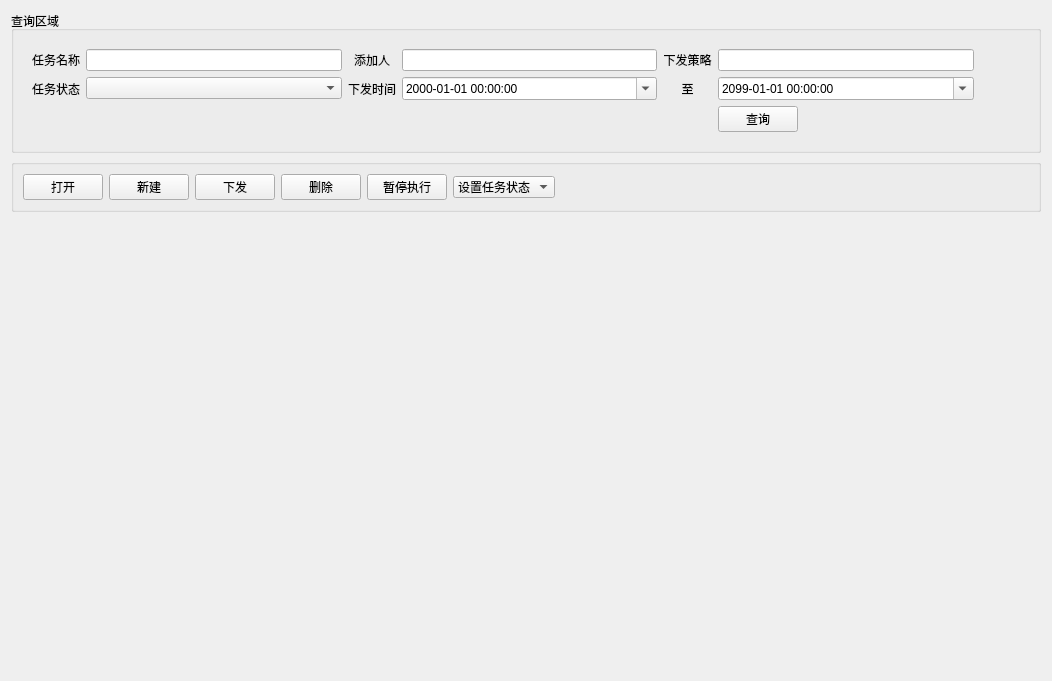
<?xml version="1.0" encoding="UTF-8"?>
<ui version="4.0">
 <class>DirUnstructWidget</class>
 <widget class="QWidget" name="DirUnstructWidget">
  <property name="geometry">
   <rect>
    <x>0</x>
    <y>0</y>
    <width>1052</width>
    <height>681</height>
   </rect>
  </property>
  <property name="windowTitle">
   <string>Form</string>
  </property>
  <property name="styleSheet">
   <string notr="true"/>
  </property>
  <layout class="QVBoxLayout" name="verticalLayout">
   <item>
    <widget class="QGroupBox" name="gb_select">
     <property name="title">
      <string>查询区域</string>
     </property>
     <layout class="QHBoxLayout" name="horizontalLayout_2">
      <item>
       <widget class="QWidget" name="w_folder" native="true">
        <layout class="QGridLayout" name="gridLayout">
         <item row="0" column="0">
          <widget class="QLabel" name="lab_taskName">
           <property name="text">
            <string>任务名称</string>
           </property>
           <property name="alignment">
            <set>Qt::AlignCenter</set>
           </property>
          </widget>
         </item>
         <item row="0" column="1">
          <widget class="QLineEdit" name="l_taskName"/>
         </item>
         <item row="0" column="2">
          <widget class="QLabel" name="lab_inserter">
           <property name="text">
            <string>添加人</string>
           </property>
           <property name="alignment">
            <set>Qt::AlignCenter</set>
           </property>
          </widget>
         </item>
         <item row="0" column="3">
          <widget class="QLineEdit" name="l_insertor"/>
         </item>
         <item row="0" column="4">
          <widget class="QLabel" name="lab_strategy">
           <property name="text">
            <string>下发策略</string>
           </property>
           <property name="alignment">
            <set>Qt::AlignCenter</set>
           </property>
          </widget>
         </item>
         <item row="0" column="5">
          <widget class="QLineEdit" name="l_strategy"/>
         </item>
         <item row="1" column="0">
          <widget class="QLabel" name="lab_taskState">
           <property name="text">
            <string>任务状态</string>
           </property>
           <property name="alignment">
            <set>Qt::AlignCenter</set>
           </property>
          </widget>
         </item>
         <item row="1" column="1">
          <widget class="ComboBox" name="cb_showState">
           <property name="maxVisibleItems">
            <number>100</number>
           </property>
           <property name="maxCount">
            <number>100</number>
           </property>
          </widget>
         </item>
         <item row="1" column="2">
          <widget class="QLabel" name="lab_sendTime">
           <property name="text">
            <string>下发时间</string>
           </property>
           <property name="alignment">
            <set>Qt::AlignCenter</set>
           </property>
          </widget>
         </item>
         <item row="1" column="3">
          <widget class="DateTimeEdit" name="dte_time_begin">
           <property name="displayFormat">
            <string>yyyy-MM-dd HH:mm:ss</string>
           </property>
           <property name="calendarPopup">
            <bool>true</bool>
           </property>
          </widget>
         </item>
         <item row="1" column="4">
          <widget class="QLabel" name="lab_between">
           <property name="text">
            <string>至</string>
           </property>
           <property name="alignment">
            <set>Qt::AlignCenter</set>
           </property>
          </widget>
         </item>
         <item row="1" column="5">
          <widget class="DateTimeEdit" name="dte_time_end">
           <property name="dateTime">
            <datetime>
             <hour>0</hour>
             <minute>0</minute>
             <second>0</second>
             <year>2099</year>
             <month>1</month>
             <day>1</day>
            </datetime>
           </property>
           <property name="displayFormat">
            <string>yyyy-MM-dd HH:mm:ss</string>
           </property>
           <property name="calendarPopup">
            <bool>true</bool>
           </property>
          </widget>
         </item>
         <item row="2" column="5">
          <widget class="QPushButton" name="btn_select">
           <property name="sizePolicy">
            <sizepolicy hsizetype="Fixed" vsizetype="Fixed">
             <horstretch>0</horstretch>
             <verstretch>0</verstretch>
            </sizepolicy>
           </property>
           <property name="text">
            <string>查询</string>
           </property>
          </widget>
         </item>
         <item row="2" column="6">
          <widget class="QPushButton" name="btn_folder">
           <property name="text">
            <string/>
           </property>
           <property name="icon">
            <iconset resource="../../../../common/ddmi.qrc">
             <normaloff>:/ddmi/unstruct/imgs/unexpand</normaloff>
             <normalon>:/ddmi/unstruct/imgs/expand</normalon>:/ddmi/unstruct/imgs/unexpand</iconset>
           </property>
           <property name="flat">
            <bool>true</bool>
           </property>
          </widget>
         </item>
        </layout>
       </widget>
      </item>
     </layout>
    </widget>
   </item>
   <item>
    <widget class="QGroupBox" name="gb_opera">
     <property name="title">
      <string/>
     </property>
     <layout class="QGridLayout" name="gridLayout_3">
      <item row="0" column="3">
       <widget class="QPushButton" name="btn_del">
        <property name="text">
         <string>删除</string>
        </property>
       </widget>
      </item>
      <item row="0" column="4">
       <widget class="QPushButton" name="btn_pause">
        <property name="text">
         <string>暂停执行</string>
        </property>
       </widget>
      </item>
      <item row="0" column="6">
       <spacer name="horizontalSpacer">
        <property name="orientation">
         <enum>Qt::Horizontal</enum>
        </property>
        <property name="sizeHint" stdset="0">
         <size>
          <width>40</width>
          <height>20</height>
         </size>
        </property>
       </spacer>
      </item>
      <item row="0" column="2">
       <widget class="QPushButton" name="btn_send">
        <property name="text">
         <string>下发</string>
        </property>
       </widget>
      </item>
      <item row="0" column="5">
       <widget class="ComboBox" name="cb_setState">
        <property name="sizePolicy">
         <sizepolicy hsizetype="Maximum" vsizetype="Fixed">
          <horstretch>0</horstretch>
          <verstretch>0</verstretch>
         </sizepolicy>
        </property>
        <property name="maximumSize">
         <size>
          <width>200</width>
          <height>16777215</height>
         </size>
        </property>
        <item>
         <property name="text">
          <string>设置任务状态</string>
         </property>
        </item>
       </widget>
      </item>
      <item row="0" column="0">
       <widget class="QPushButton" name="btn_open">
        <property name="styleSheet">
         <string notr="true"/>
        </property>
        <property name="text">
         <string>打开</string>
        </property>
       </widget>
      </item>
      <item row="0" column="1">
       <widget class="QPushButton" name="btn_new">
        <property name="text">
         <string>新建</string>
        </property>
       </widget>
      </item>
     </layout>
    </widget>
   </item>
   <item>
    <widget class="PageTableWidget" name="tw_content" native="true">
     <property name="sizePolicy">
      <sizepolicy hsizetype="Expanding" vsizetype="Expanding">
       <horstretch>0</horstretch>
       <verstretch>0</verstretch>
      </sizepolicy>
     </property>
    </widget>
   </item>
   <item>
    <widget class="QWidget" name="gb_data" native="true">
     <layout class="QGridLayout" name="gridLayout_4">
      <property name="leftMargin">
       <number>0</number>
      </property>
      <property name="topMargin">
       <number>1</number>
      </property>
      <property name="rightMargin">
       <number>0</number>
      </property>
      <property name="bottomMargin">
       <number>1</number>
      </property>
     </layout>
    </widget>
   </item>
  </layout>
  <zorder>gb_opera</zorder>
  <zorder>gb_data</zorder>
  <zorder>gb_select</zorder>
  <zorder>tw_content</zorder>
 </widget>
 <customwidgets>
  <customwidget>
   <class>ComboBox</class>
   <extends>QComboBox</extends>
   <header>modules/common/combobox.h</header>
  </customwidget>
  <customwidget>
   <class>DateTimeEdit</class>
   <extends>QDateTimeEdit</extends>
   <header>modules/common/datetimeedit.h</header>
  </customwidget>
  <customwidget>
   <class>PageTableWidget</class>
   <extends>QWidget</extends>
   <header>modules/common/pagetablewidget.h</header>
   <container>1</container>
  </customwidget>
 </customwidgets>
 <resources>
  <include location="../../../../common/ddmi.qrc"/>
 </resources>
 <connections/>
</ui>
